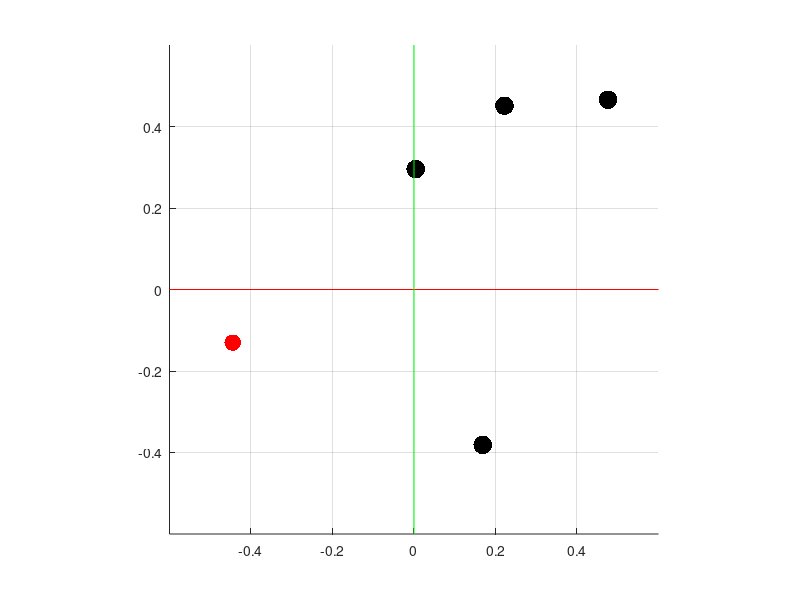

Source code (MATLAB): (Note: this script raises an error after producing the figure.)
clear all; clc; close all;
%%
%Define workspace limits. All in metres. 
xrange = [-0.5, 0.5];
yrange = [-0.5, 0.5];

global cm num_modes ng nd xg xr sig delta_t conf_thresh conf_max alpha_max;

%workspace parameters
max_ng = 6;
ng = datasample(2:max_ng, 1); %spawn random number of goals. Maximum number is 6. At least 
nd = 2; %num of dimensions. by definition R^2
cm = {1,2}; %only control mode settings. 
num_modes = length(cm); %or 1 depending on whether the modes are [x, y] or [{x,y}]

%spawn random goals and random robot positions
xg = [rand(1,ng)*range(xrange) + xrange(1); rand(1,ng)*range(yrange) + yrange(1)]; %random goal positions. These will be treated as fixed parameters.
xr = [rand(1,1)*range(xrange) + xrange(1); rand(1,1)*range(yrange) + yrange(1)];
xr_true = xr; %store away random position in a variable for reuse.


%disambiguation related params
sig = 0.01; %For Fisher information
delta_t = 0.1; %For compute projections. 

%arbitrartion function parameters - Fixed parameters for shared control. 
conf_thresh = (1.2/ng);
conf_max = (1.4/ng);
alpha_max = 0.7;

%%

%% PLOT GOALS AND CURRENT ROBOT POSITION. 

figure;
scatter(xg(1,1:ng), xg(2,1:ng), 180, 'k', 'filled'); grid on; hold on;
scatter(xr(1), xr(2), 140, 'r', 'filled');
offset = [-0.1, 0.1];
line(xrange+offset, [0,0], 'Color', 'r'); %draw x and y axes.
line([0,0], yrange+offset, 'Color', 'g');
axis([xrange + offset, yrange + offset]);
axis square;

%%
intent_type = 'dft';

%%
min_ws = -0.5;
max_ws = 0.5;
num_steps = 20;
step_size = (max_ws - min_ws)/num_steps;
ax_p = (min_ws:step_size:max_ws)'; %so that it doesnt align exactly with the goals?
[X,Y] = meshgrid(ax_p);
ws_points = [X(:) Y(:)];
disamb_modes_ENT = zeros(size(ws_points, 1), 1);
disamb_modes_KL = zeros(size(ws_points, 1), 1);
pg0 = (1/ng)*ones(ng,1); %at every workspace point the starting probability distribution is uniform. 
pg0 = rand(ng, 1); pg0 = pg0/sum(pg0);
current_optimal_mode_ENT = cm{datasample(1:num_modes, 1)};
current_optimal_mode_KL = cm{datasample(1:num_modes, 1)};
%%
for i=1:size(ws_points,1)
    xr = ws_points(i, :)';
    current_optimal_mode_ENT_index = compute_optimal_mode_ENT_R2(intent_type, xr, pg0); 
    if length(current_optimal_mode_ENT_index) > 1 %when there are equivalent modes. 
        current_optimal_mode_ENT = cm{current_optimal_mode_ENT_index(1)}; %pick the first one. 
        current_optimal_mode_ENT_index = current_optimal_mode_ENT_index(1); %update the index. 
    else
        if current_optimal_mode_ENT_index ~= -1 %if -1, don't change any mode. keep previous node. So no need to update
            current_optimal_mode_ENT = cm{current_optimal_mode_ENT_index}; 
        end
    end
    disamb_modes_ENT(i) = current_optimal_mode_ENT;
    if current_optimal_mode_ENT_index == -1
        disamb_modes_ENT(i) = 3;
    end
    
    %%KL:
    current_optimal_mode_KL_index = compute_optimal_mode_KL_R2(intent_type, xr, pg0); 
    if length(current_optimal_mode_KL_index) > 1 %when there are equivalent modes. 
        current_optimal_mode_KL = cm{current_optimal_mode_KL_index(1)}; %pick the first one. 
        current_optimal_mode_KL_index = current_optimal_mode_KL_index(1); %update the index. 
    else
        if current_optimal_mode_KL_index ~= -1 %if -1, don't change any mode. keep previous node. So no need to update
            current_optimal_mode_KL = cm{current_optimal_mode_KL_index}; 
        end
    end
    

    disamb_modes_KL(i) = current_optimal_mode_KL; 
    if current_optimal_mode_KL_index == -1
        disamb_modes_KL(i) = 3;
    end
end
%%
figure;grid on; hold on;
colors = {[1,0,0], [0,1,0], [0,0,1]};

for i=1:length(colors)
    scatter(ws_points(disamb_modes_ENT == i, 1), ws_points(disamb_modes_ENT == i, 2), 70, colors{i}, 'filled'); hold on;
end
scatter(xg(1,1:ng), xg(2,1:ng), 180, 'k', 'filled');
% xrange = [-5.5,5.5]; %set axis limits
% yrange = [-5.5,5.5];
line(xrange, [0,0], 'Color', 'r'); %draw x and y axes.
line([0,0], yrange, 'Color', 'g');
axis([xrange, yrange]);
legend('Mode 1', 'Mode 2', 'Equivalent');
axis square;
xlabel('Spatial X'); ylabel('Spatial Y'); title('Best Disamb Control Modes');
title('ENTROPY BASED METRIC')

%%
figure;grid on; hold on;
colors = {[1,0,0], [0,1,0], [0,0,1]};

for i=1:length(colors)
    scatter(ws_points(disamb_modes_KL == i, 1), ws_points(disamb_modes_KL == i, 2), 70, colors{i}, 'filled'); hold on;
end
scatter(xg(1,1:ng), xg(2,1:ng), 180, 'k', 'filled');
% xrange = [-5.5,5.5]; %set axis limits
% yrange = [-5.5,5.5];
line(xrange, [0,0], 'Color', 'r'); %draw x and y axes.
line([0,0], yrange, 'Color', 'g');
axis([xrange, yrange]);
legend('Mode 1', 'Mode 2', 'Equivalent');
axis square;
xlabel('Spatial X'); ylabel('Spatial Y'); title('Best Disamb Control Modes');
title('KL BASED METRIC')
